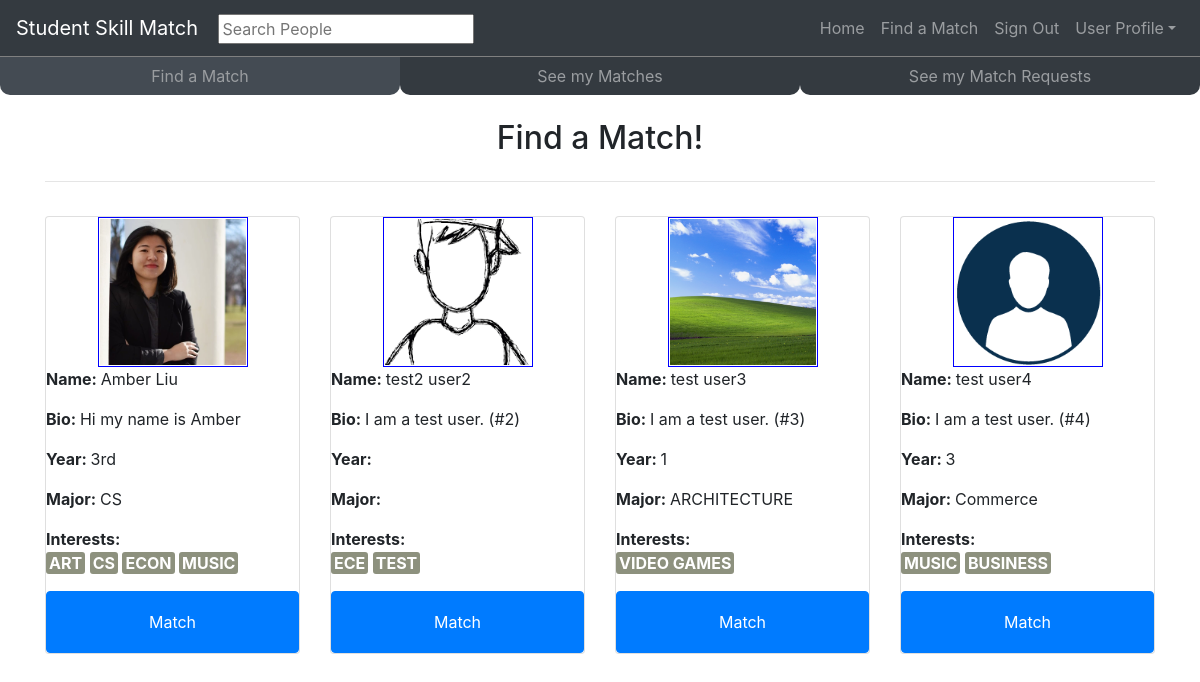
/match/showprofiles (signed in), run on an earlier commit of the app's database.
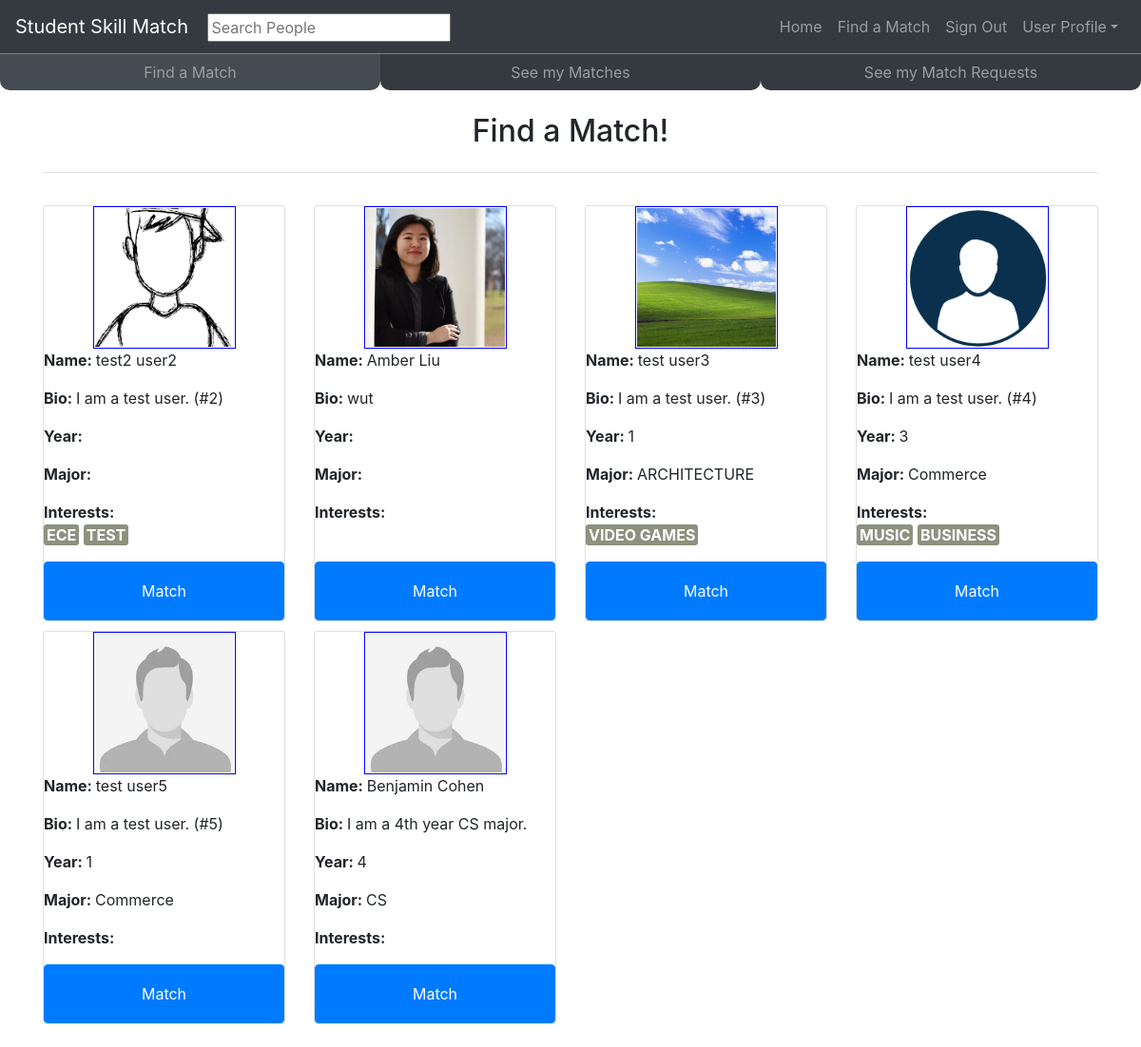
And on a later commit of the database.
### user_profile/models.py (models this page shows, shortened)
class profile(models.Model):
    profile_pic = models.ImageField(upload_to='profile_pictures')
    profile_background_image = models.ImageField(upload_to='profile_backgrounds')
    profile_bio = models.CharField(max_length=200)
    profile_year = models.CharField(max_length=100,default="")
    profile_major = models.CharField(max_length=100, default="")
    profile_phone = models.CharField(max_length=100, default="")
    profile_user = models.ForeignKey(User, on_delete=models.CASCADE)
    profile_email = models.CharField(max_length=100, default="no email provided")
    profile_perm_phone = models.BooleanField(default="False")
    profile_perm_notify = models.BooleanField(default="False")
    profile_perm_search = models.BooleanField(default="True")
    profile_perm_view = models.BooleanField(default="True")

class InterestTag(models.Model):
    tag_name = models.CharField(max_length=100)
    tag_active = models.BooleanField(default=True)
    tag_user = models.ForeignKey(User, on_delete=models.CASCADE)

### match_site/views.py (the view)
# urls.py: path('showprofiles', views.ShowPotentialMatchesView, name="Show Potential Match Profiles"),
def ShowPotentialMatchesView(request):
    template_name = ''
    if(request.user.is_authenticated):
        template_name = 'match_site/potential_match_list.html'
    else:
        template_name = 'not_logged_in.html'
        return render(request, template_name)
    profile_list=list(profile.objects.exclude(profile_user=request.user).exclude(profile_perm_view=False))
    match_list=MatchSelection.objects.filter(
            Q(user_one=request.user)|Q(user_two=request.user)
    )
    potential_match_list = []
    for i in range(len(profile_list)):
        if(InterestTag.objects.filter(tag_user=profile_list[i].profile_user).exists()):
            interests = list(InterestTag.objects.filter(tag_user=profile_list[i].profile_user))
        else:
            interests = []
        if(len(list(match_list.filter(user_two=profile_list[i].profile_user)))==0):
            potential_match_list.append([
                    profile_list[i],
                    len(list(match_list.filter(user_one=profile_list[i].profile_user)))!=0,
                    len(list(match_list.filter(user_two=profile_list[i].profile_user)))!=0,
                    interests,
                    CalcMatchLevel(request, request.user, profile_list[i].profile_user)
            ])
    potential_match_list = sorted(potential_match_list, reverse=True, key = lambda x: x[4])
    context={
            "profile_list":potential_match_list
            }
    return render(request, template_name, context)

### match_site/views.py (called while the page is built)
def CalcMatchLevel(request, user, potential_match):
    user_interests = set(x.tag_name for x in InterestTag.objects.filter(tag_user=request.user))
    pm_interests = set(x.tag_name for x in InterestTag.objects.filter(tag_user=potential_match))
    similar = user_interests.intersection(pm_interests)
    if((len(user_interests)+len(pm_interests)-len(similar)) == 0):
        return 0
    similarity_score = float(len(similar)) / (len(user_interests)+len(pm_interests)-len(similar))
    return similarity_score

### match_site/templates/match_site/potential_match_list.html (shortened to what this page needs)
{% extends "base.html" %}
{% load static %}
{% block content %}
<div id="find-match-page">
  {% include "match_site/match.html" %}
</div>
<div>
  {% if not profile_list %}
  <div class="container">
    <h2 style="text-align:center;">
      No new potential matches right now, please check back again later!
    </h2>
  </div>
  {% else %}
  <div class="container">
    <h2 style="text-align: center;">Find a Match!</h2>
    <hr class="my-4"/>
    <div class="row">
      {% for p in profile_list %}
      <div class="col-md-3">
        <div class="card h-100" >
          <img src="{% get_media_prefix %}{{ p.0.profile_pic }}" class="img-circle profilepic" style = "width:150px; height:150px;">
          <p><strong>Name: </strong>{{ p.0.profile_user.get_full_name }} </p>
          <p><strong>Bio: </strong> {{ p.0.profile_bio }} </p>
          <p><strong>Year: </strong> {{ p.0.profile_year }} </p>
          <p><strong>Major: </strong> {{ p.0.profile_major }} </p>
          <div style="margin-bottom: auto;"><strong>Interests: </strong>
            <div>
              {% for tag in p.3 %}
              <div class="interest-tag"> {{ tag.tag_name }} </div>
              {% endfor %}
            </div>
          </div>
          {% if p.2 and not p.1 %}
          <div style="background:orange" class="btn matchbutton btn-primary">Match Pending<br/>Unmatch?</div>
          {% elif p.1 and p.2 %}
          <div style="background:green" class="btn matchbutton btn-primary">Matched<br/>Unmatch?</div>
          {% else %}
          <div style="line-height:48px" class="btn matchbutton btn-primary">Match</div>
          {% endif %}
        </div>
      </div>
      {% endfor %}
      {% endif %}
    </div>
  </div>
  {% endblock %}

### templates/base.html (shortened to what this page needs)
<!DOCTYPE html>
{% load static %}
<html lang="en">
  <head>
    <link href="{% static "assets/css/style.css" %}" rel="stylesheet">
    <link href="{% static "assets/css/bootstrap.min.css" %}" rel="stylesheet">
    <nav class="navbar navbar-expand-md bg-dark navbar-dark">
      <div style="display:inline-block;">
        <a style="display:inline-block;" class="navbar-brand" href="/">Student Skill Match</a>
        <div style="display:inline-block;" class="search-container">
          <form action="/searchresults" method="get">
            <input type="text" placeholder="Search People" name="search" onkeypress="submit">
          </form>
        </div>
      </div>
      <div class="collapse navbar-collapse justify-content-end" id="collapsibleNavbar">
        <ul class="navbar-nav">
          <li class="nav-item">
            <a class="nav-link" href="/">Home</a>
          </li>
            <li class="nav-item">
              <a class="nav-link" href="/match">Find a Match</a>
            </li>
            <li class="nav-item">
              {% if user.is_authenticated %}
              <a id="google-signin" class="nav-link" href="{% url 'login:signout' %}">Sign Out</a>
              {% else %}
              <a id="google-signin" class="nav-link" href="{% url 'social:begin' 'google-oauth2' %}">Sign In</a>
              {% endif %}
            </li>
            <li class="nav-item dropdown" >
              <a class="nav-link dropdown-toggle" href="#" id="dropdown01" data-toggle="dropdown" aria-haspopup="true" aria-expanded="false">User Profile</a>
            </li>
        </ul>
      </div>
    </nav>
  </head>
  <body>
    {% block content %}
    {% endblock %}
  </body>
  <footer>
    <br/>
  </footer>
</html>

### match_site/templates/match_site/match.html
<div class="container match-menu-bar">
  <div class="row">
    {% if request.path == "/match/showprofiles" %}
    <a href="showprofiles" class="match-menu match-menu-selected col-md-4 btn">Find a Match</a>
    <a href="showmatches" class="match-menu col-md-4 btn">See my Matches</a>
    <a href="showpending" class="match-menu col-md-4 btn">See my Match Requests</a>
    {% elif request.path == "/match/showmatches" %}
    <a href="showprofiles" class="match-menu col-md-4 btn">Find a Match</a>
    <a href="showmatches" class="match-menu match-menu-selected col-md-4 btn">See my Matches</a>
    <a href="showpending" class="match-menu col-md-4 btn">See my Match Requests</a>
    {% elif request.path == "/match/showpending" %}
    <a href="showprofiles" class="match-menu col-md-4 btn">Find a Match</a>
    <a href="showmatches" class="match-menu col-md-4 btn">See my Matches</a>
    <a href="showpending" class="match-menu match-menu-selected col-md-4 btn">See my Match Requests</a>
    {% endif %}
  </div>
</div>
<br/>

### static/assets/css/style.css (style rules this page uses)
.profilepic { width:150px; height:150px; padding:1px; border:1px solid #021a40; border-color:blue; margin-left: auto; margin-right: auto; object-fit: cover; }
.interest-tag { position: relative; display: inline-block; line-height: 1; text-align: center; border-radius: 3px; border-style: solid; white-space: nowrap; background: #8d917e; border-color: #8d917e; font-weight: bold; color: white; }
.match-menu-bar { border-top: 1px solid gray; width: 100% !important; max-width:100% !important; }
.match-menu { background:#343a40; border-color:#343a40; border-radius:0 !important; color:rgb(154, 157, 160); box-shadow: none !important; border-radius: 0px 0px 10px 10px !important; }
.match-menu-selected { background:#444b53; }
.col-md-3 { margin-top:10px !important; }

What changed in the data, as far as the page shows it:
removed InterestTag: tag_name "ART", shown under profile "Amber Liu"
removed InterestTag: tag_name "CS", shown under profile "Amber Liu"
removed InterestTag: tag_name "ECON", shown under profile "Amber Liu"
removed InterestTag: tag_name "MUSIC", shown under profile "Amber Liu"
shown differently, row unchanged: profile "I am a test user. (#2)": moves up the list
changed profile "Amber Liu": profile_bio "Hi my name is Amber" → "wut"; profile_year "3rd" → (not shown); profile_major "CS" → (not shown)
added profile: profile_pic (picture), profile_user.last_name "test user5", profile_bio "I am a test user. (#5)", profile_year "1", profile_major "Commerce"
added profile: profile_pic (picture), profile_user.last_name "Benjamin Cohen", profile_bio "I am a 4th year CS major.", profile_year "4", profile_major "CS"
